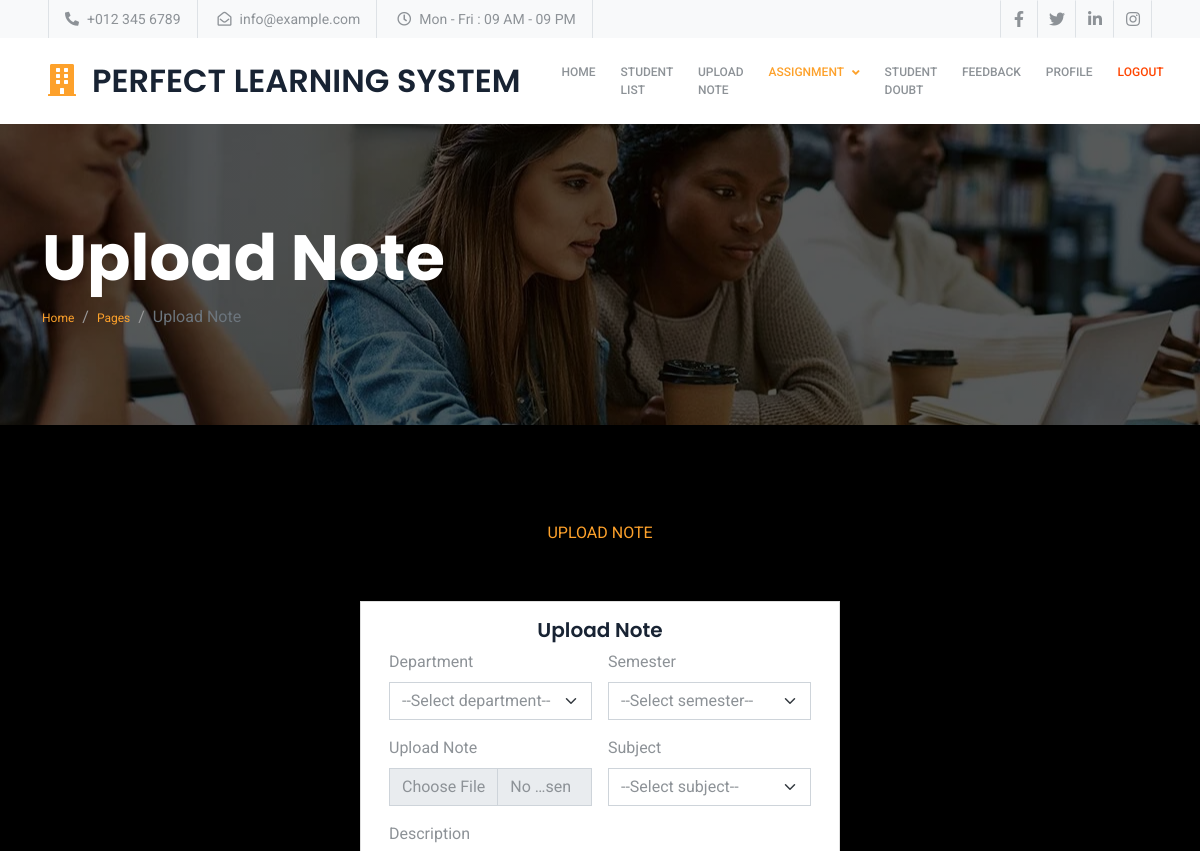
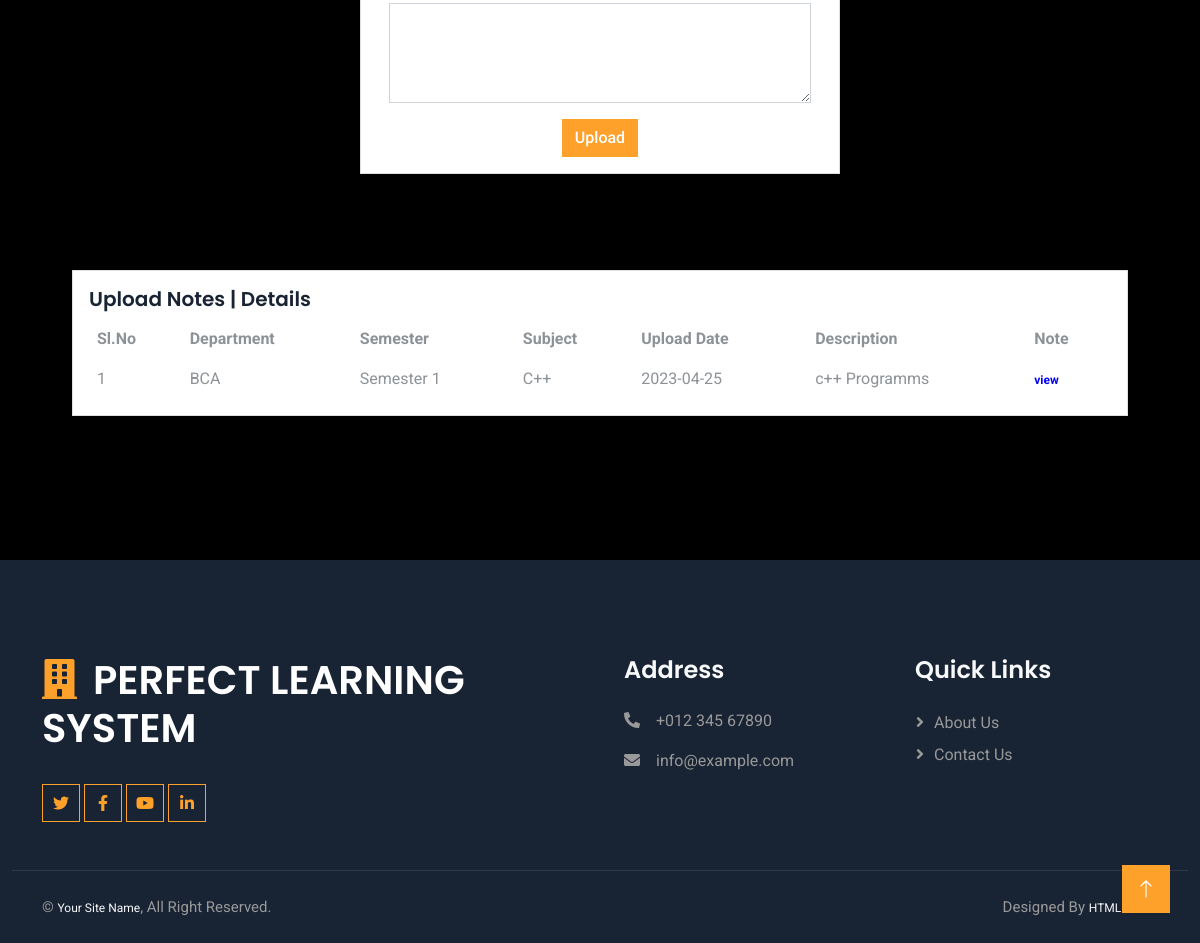
Page /teacher/note_upload.php (signed in) on the committed database (2 pictures, top to bottom).
### tables this page shows
CREATE TABLE IF NOT EXISTS `tb_upload_note` (
  `up_id` int(11) NOT NULL AUTO_INCREMENT,
  `tr_id` int(11) NOT NULL,
  `dep_id` int(11) NOT NULL,
  `sm_id` int(11) NOT NULL,
  `sb_id` int(11) NOT NULL,
  `upl_date` date NOT NULL,
  `note` varchar(100) NOT NULL,
  `description` varchar(100) NOT NULL,
  PRIMARY KEY (`up_id`)
);

CREATE TABLE IF NOT EXISTS `tb_departments` (
  `dep_id` int(11) NOT NULL AUTO_INCREMENT,
  `department` varchar(100) NOT NULL,
  PRIMARY KEY (`dep_id`)
);

CREATE TABLE IF NOT EXISTS `tb_semester` (
  `sm_id` int(11) NOT NULL AUTO_INCREMENT,
  `semester` varchar(200) NOT NULL,
  PRIMARY KEY (`sm_id`)
);

CREATE TABLE IF NOT EXISTS `tb_subject` (
  `sb_id` int(11) NOT NULL AUTO_INCREMENT,
  `subject` varchar(60) NOT NULL,
  PRIMARY KEY (`sb_id`)
);

### teacher/note_upload.php (the view, shortened to what this page needs)
<?php
include 'header.php';
include '../connection.php';
$tr_id = $_SESSION['teacher']['log_id'];
?>
<div class="container-fluid page-header py-5 mb-5 wow fadeIn" data-wow-delay="0.1s">
    <div class="container py-5">
        <h1 class="display-3 text-white animated slideInRight">Upload Note</h1>
        <nav aria-label="breadcrumb">
            <ol class="breadcrumb animated slideInRight mb-0">
                <li class="breadcrumb-item"><a href="#">Home</a></li>
                <li class="breadcrumb-item"><a href="#">Pages</a></li>
                <li class="breadcrumb-item active" aria-current="page">Upload Note</li>
            </ol>
        </nav>
    </div>
</div>
<div class="container-fluid py-5 my-5 px-0">
    <div class="text-center mx-auto wow fadeIn" data-wow-delay="0.1s" style="max-width: 600px;">
        <p class="fw-medium text-uppercase text-primary mb-2">Upload Note</p>
    </div>
    <div class="container-xxl py-5 wow fadeInUp" data-wow-delay="0.1s">
        <div class="row justify-content-center">
            <div class="card" style="width: 40%;">
                <div class="card-body">
                    <center><h5 class="card-title">Upload Note</h5></center>
            <form class="row g-3"method='post' action="" enctype="multipart/form-data">
            <div class="col-6">
                <label class="form-label">Department</label>
                <select name="dep_id" class="form-select" id="dep_id" required>
                    <option value="">--Select department--</option>
                </select>
            </div>
            <div class="col-6">
                <label for="item" class="form-label">Semester</label>
                <select name="sm_id" class="form-select" id="sm_id">
                    <option value="">--Select semester--</option>
            </select>
            </div>
            <div class="col-6">
                <label for="notes" class="form-label">Upload Note</label>
                <input type="file" class="form-control"  id="notes" name="notes" required>
            </div>
            <div class="col-6">
                <label for="item" class="form-label">Subject</label>
                <select name="sb_id" class="form-select" id="sb_id" required>
                    <option value="">--Select subject--</option>
                </select>
            </div>
            <div class="col-12">
                <label for="description" class="form-label">Description</label>
                <textarea class="form-control" style="height: 100px" id="description" name="description" required></textarea>
            </div>
            <div class="text-center">
                <input type="submit" name="submit" class="btn btn-primary" value="Upload">
            </div>
            </form>
                </div>
            </div>
        </div>
    </div>
    <div class="container-xxl py-5 wow fadeInUp" data-wow-delay="0.1s">
        <div class="row justify-content-center">
            <section class="section dashboard">
                <div class="row">
                    <div class="col-lg-12" style="width:90%;margin:auto;">
                        <div class="row">
                        <?php
            $sql = mysqli_query($con,"select u.*,d.department,c.semester,s.subject from tb_upload_note as u inner join tb_departments as d on u.dep_id=d.dep_id inner join tb_semester as c on u.sm_id=c.sm_id inner join tb_subject as s on u.sb_id=s.sb_id where u.tr_id='$tr_id'");
            $n = mysqli_num_rows($sql);
            if($n>0){ ?>
                            <div class="col-12">
                                <div class="card top-selling overflow-auto">
                                <div class="card-body pb-0">
                                    <h5 class="card-title">Upload Notes <span>| Details</span></h5>
                                    <table class="table table-borderless">
                                    <thead>
                                        <tr>
                                            <th scope="col">Sl.No</th>
                                            <th scope="col">Department</th>
                                            <th scope="col">Semester</th>
                                            <th scope="col">Subject</th>
                                            <th scope="col">Upload Date</th>
                                            <th scope="col">Description</th>
                                            <th scope="col">Note</th>
                                        </tr>
                                    </thead>
                                    <tbody>
                                    <?php
                                        $c = 1;
                                        while($r=mysqli_fetch_array($sql)) { ?>
                                        <tr>
                                        <td><?php echo $c ?></td>
                                        <td><?php echo $r['department']; ?></td>
                                        <td><?php echo $r['semester']; ?></td>
                                        <td><?php echo $r['subject']; ?></td>
                                        <td><?php echo $r['upl_date']; ?></td>
                                        <td><?php echo $r['description']; ?></td>
                                        <td><b><a href="../media/<?php echo $r['note']; ?>" style="color: blue;">view</a></b></td>
                                        </tr>
                                        <?php $c+=1; } ?>
                                    </tbody>
                                    </table>
                                </div>
                                </div>
                            </div>
                            <?php } else{ ?>
                                <div class="col-12"></div>
                                <?php
                                } ?>
                        </div>
                    </div>
                </div>
            </section>
        </div>
    </div>
</div>
<?php include 'footer.php'; ?>

### static/user/css/style.css (style rules this page uses)
:root { --primary: #FDA12B; --secondary: #8D9297; --light: #F8F9FA; --dark: #182333; }
.btn { font-weight: 500; transition: .5s; }
.btn.btn-primary, .btn.btn-outline-primary:hover { color: #FFFFFF; }
.page-header { background: linear-gradient(rgba(0, 0, 0, .65), rgba(0, 0, 0, .65)), url(../img/l3.jpg) center center no-repeat; background-size: cover; }
.page-header .breadcrumb-item+.breadcrumb-item::before { color: #999999; }

### rows in the picture
tb_upload_note: dep.department "BCA", sm.semester "Semester 1", sb.subject "C++", upl_date "2023-04-25", description "c++ Programms"
